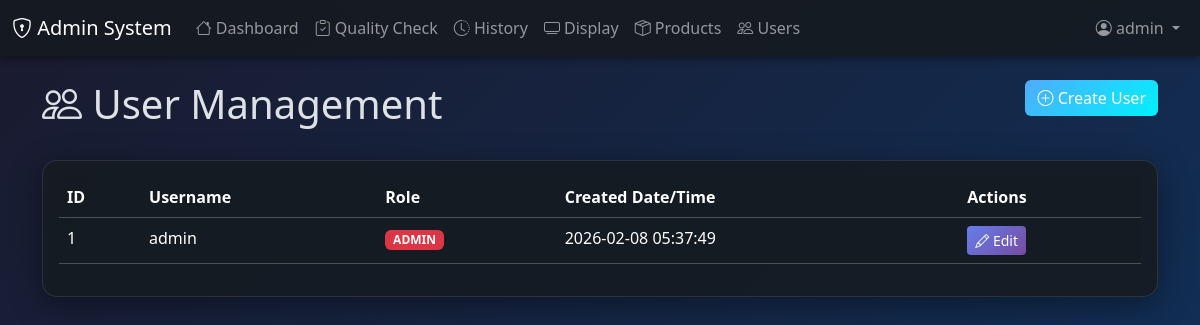
Screenshot of /users (signed in) with the database file from the repository.
### main.py (models this page shows)
class User(db.Model):
    id = db.Column(db.Integer, primary_key=True)
    username = db.Column(db.String(80), unique=True, nullable=False)
    password = db.Column(db.String(200), nullable=False)
    role = db.Column(db.String(20), nullable=False)  # 'ADMIN' or 'USER'
    created_at = db.Column(db.DateTime, default=datetime.utcnow)

### main.py (the view)
@app.route('/users')
@admin_required
def users():
    all_users = User.query.all()
    return render_template('users.html', users=all_users)

### main.py (called while the page is built)
def admin_required(f):
    @wraps(f)
    def decorated(*args, **kwargs):
        if 'user_id' not in session:
            flash('Please login first', 'danger')
            return redirect(url_for('login'))
        user = User.query.get(session['user_id'])
        if not user or user.role != 'ADMIN':
            flash('Admin access required', 'danger')
            return redirect(url_for('dashboard'))
        return f(*args, **kwargs)
    return decorated

### templates/users.html (shortened to what this page needs)
{% extends "base.html" %}
{% block content %}
<div class="row mb-4">
    <div class="col">
        <h1><i class="bi bi-people"></i> User Management</h1>
    </div>
    <div class="col-auto">
        <a href="{{ url_for('create_user') }}" class="btn btn-success">
            <i class="bi bi-plus-circle"></i> Create User
        </a>
    </div>
</div>
<div class="card">
    <div class="card-body">
        <div class="table-responsive">
            <table class="table table-dark table-hover">
                <thead>
                    <tr>
                        <th>ID</th>
                        <th>Username</th>
                        <th>Role</th>
                        <th>Created Date/Time</th>
                        <th>Actions</th>
                    </tr>
                </thead>
                <tbody>
                    {% for user in users %}
                    <tr>
                        <td>{{ user.id }}</td>
                        <td>{{ user.username }}</td>
                        <td>
                            <span class="badge bg-{% if user.role == 'ADMIN' %}danger{% else %}info{% endif %}">
                                {{ user.role }}
                            </span>
                        </td>
                        <td>{{ user.created_at.strftime('%Y-%m-%d %H:%M:%S') }}</td>
                        <td>
                            <a href="{{ url_for('edit_user', user_id=user.id) }}" class="btn btn-sm btn-primary">
                                <i class="bi bi-pencil"></i> Edit
                            </a>
                        </td>
                    </tr>
                    {% endfor %}
                </tbody>
            </table>
        </div>
    </div>
</div>
{% endblock %}

### templates/base.html (style rules this page uses)
body { background: linear-gradient(135deg, #1a1a2e 0%, #0f3460 100%); min-height: 100vh; }
.card { background: rgba(22, 27, 34, 0.9); border: 1px solid rgba(255, 255, 255, 0.1); border-radius: 15px; box-shadow: 0 8px 32px rgba(0, 0, 0, 0.4); }
.btn-primary { background: linear-gradient(135deg, #667eea 0%, #764ba2 100%); border: none; }
.btn-success { background: linear-gradient(135deg, #4facfe 0%, #00f2fe 100%); border: none; }
.table { color: #e0e0e0; }
.table-dark { --bs-table-bg: rgba(22, 27, 34, 0.6); }

### rows the page displays
User: id "1", username "admin", role "ADMIN", created_at "2026-02-08 05:37:49"

### other values shown
{{ session.username }} "admin"
